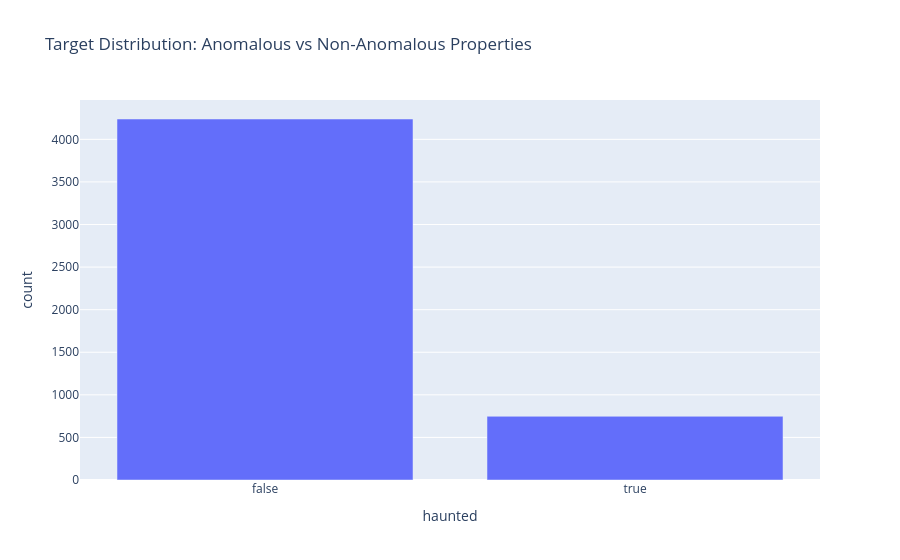

The notebook cell this image was saved under:
### Code cell
properties.groupBy("haunted").count().orderBy("haunted").plot.bar(
    x="haunted", y="count",
    title="Target Distribution: Anomalous vs Non-Anomalous Properties",
)

### Figure 1 — Plotly figure (JSON) as saved in the notebook; plotly's stock layout.template omitted (floating-point values rounded to 4 significant figures)
{"data": [{"hovertemplate": "haunted=%{x}<br>count=%{y}<extra></extra>", "legendgroup": "", "marker": {"color": "#636efa", "pattern": {"shape": ""}}, "name": "", "orientation": "v", "showlegend": false, "textposition": "auto", "type": "bar", "x": [false, true], "xaxis": "x", "y": [4239, 748], "yaxis": "y"}], "layout": {"barmode": "relative", "legend": {"tracegroupgap": 0}, "title": {"text": "Target Distribution: Anomalous vs Non-Anomalous Properties"}, "xaxis": {"anchor": "y", "domain": [0, 1], "title": {"text": "haunted"}}, "yaxis": {"anchor": "x", "domain": [0, 1], "title": {"text": "count"}}}}
